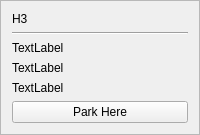
        <widget class="QFrame" name="frame_12">
         <property name="frameShape">
          <enum>QFrame::StyledPanel</enum>
         </property>
         <property name="frameShadow">
          <enum>QFrame::Plain</enum>
         </property>
         <layout class="QGridLayout" name="gridLayout_21">
          <item row="0" column="0">
           <layout class="QVBoxLayout" name="verticalLayout_20">
            <item>
             <widget class="QLabel" name="label_21">
              <property name="text">
               <string>H3</string>
              </property>
             </widget>
            </item>
            <item>
             <widget class="Line" name="line_22">
              <property name="orientation">
               <enum>Qt::Horizontal</enum>
              </property>
             </widget>
            </item>
            <item>
             <widget class="QLabel" name="h3TakenLbl">
              <property name="text">
               <string>TextLabel</string>
              </property>
             </widget>
            </item>
            <item>
             <widget class="QLabel" name="h3handLbl">
              <property name="text">
               <string>TextLabel</string>
              </property>
             </widget>
            </item>
            <item>
             <widget class="QLabel" name="takenByLblh3">
              <property name="text">
               <string>TextLabel</string>
              </property>
             </widget>
            </item>
            <item>
             <widget class="QPushButton" name="h3Btn">
              <property name="text">
               <string>Park Here</string>
              </property>
             </widget>
            </item>
           </layout>
          </item>
         </layout>
        </widget>
